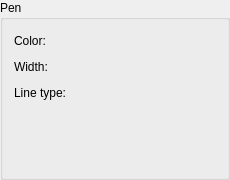
<?xml version="1.0" encoding="UTF-8"?>
<ui version="4.0">
 <class>QG_WidgetPen</class>
 <widget class="QWidget" name="QG_WidgetPen">
  <property name="geometry">
   <rect>
    <x>0</x>
    <y>0</y>
    <width>230</width>
    <height>180</height>
   </rect>
  </property>
  <property name="sizePolicy">
   <sizepolicy hsizetype="MinimumExpanding" vsizetype="MinimumExpanding">
    <horstretch>0</horstretch>
    <verstretch>0</verstretch>
   </sizepolicy>
  </property>
  <property name="minimumSize">
   <size>
    <width>0</width>
    <height>0</height>
   </size>
  </property>
  <property name="windowTitle">
   <string>Pen</string>
  </property>
  <layout class="QGridLayout">
   <property name="margin">
    <number>0</number>
   </property>
   <property name="spacing">
    <number>0</number>
   </property>
   <item row="0" column="0">
    <widget class="QGroupBox" name="bgPen">
     <property name="title">
      <string>Pen</string>
     </property>
     <layout class="QGridLayout">
      <item row="0" column="0">
       <widget class="QLabel" name="lColor">
        <property name="sizePolicy">
         <sizepolicy hsizetype="MinimumExpanding" vsizetype="Preferred">
          <horstretch>0</horstretch>
          <verstretch>0</verstretch>
         </sizepolicy>
        </property>
        <property name="text">
         <string>Color:</string>
        </property>
        <property name="wordWrap">
         <bool>false</bool>
        </property>
       </widget>
      </item>
      <item row="1" column="0">
       <widget class="QLabel" name="lWidth">
        <property name="sizePolicy">
         <sizepolicy hsizetype="MinimumExpanding" vsizetype="Preferred">
          <horstretch>0</horstretch>
          <verstretch>0</verstretch>
         </sizepolicy>
        </property>
        <property name="text">
         <string>Width:</string>
        </property>
        <property name="wordWrap">
         <bool>false</bool>
        </property>
       </widget>
      </item>
      <item row="2" column="0">
       <widget class="QLabel" name="lLineType">
        <property name="sizePolicy">
         <sizepolicy hsizetype="MinimumExpanding" vsizetype="Preferred">
          <horstretch>0</horstretch>
          <verstretch>0</verstretch>
         </sizepolicy>
        </property>
        <property name="text">
         <string>Line type:</string>
        </property>
        <property name="wordWrap">
         <bool>false</bool>
        </property>
       </widget>
      </item>
      <item row="3" column="0">
       <spacer name="spacer8">
        <property name="orientation">
         <enum>Qt::Vertical</enum>
        </property>
        <property name="sizeType">
         <enum>QSizePolicy::Expanding</enum>
        </property>
        <property name="sizeHint" stdset="0">
         <size>
          <width>21</width>
          <height>1</height>
         </size>
        </property>
       </spacer>
      </item>
      <item row="0" column="1">
       <widget class="QG_ColorBox" name="cbColor" native="true"/>
      </item>
      <item row="1" column="1">
       <widget class="QG_WidthBox" name="cbWidth" native="true"/>
      </item>
      <item row="2" column="1">
       <widget class="QG_LineTypeBox" name="cbLineType" native="true"/>
      </item>
      <item row="3" column="1">
       <spacer name="spacer9">
        <property name="orientation">
         <enum>Qt::Vertical</enum>
        </property>
        <property name="sizeType">
         <enum>QSizePolicy::Expanding</enum>
        </property>
        <property name="sizeHint" stdset="0">
         <size>
          <width>21</width>
          <height>1</height>
         </size>
        </property>
       </spacer>
      </item>
      <item row="0" column="2">
       <spacer name="horizontalSpacer">
        <property name="orientation">
         <enum>Qt::Horizontal</enum>
        </property>
        <property name="sizeHint" stdset="0">
         <size>
          <width>40</width>
          <height>20</height>
         </size>
        </property>
       </spacer>
      </item>
      <item row="1" column="2">
       <spacer name="horizontalSpacer_2">
        <property name="orientation">
         <enum>Qt::Horizontal</enum>
        </property>
        <property name="sizeHint" stdset="0">
         <size>
          <width>40</width>
          <height>20</height>
         </size>
        </property>
       </spacer>
      </item>
      <item row="2" column="2">
       <spacer name="horizontalSpacer_3">
        <property name="orientation">
         <enum>Qt::Horizontal</enum>
        </property>
        <property name="sizeHint" stdset="0">
         <size>
          <width>40</width>
          <height>20</height>
         </size>
        </property>
       </spacer>
      </item>
     </layout>
    </widget>
   </item>
  </layout>
 </widget>
 <layoutdefault spacing="6" margin="11"/>
 <customwidgets>
  <customwidget>
   <class>QG_ColorBox</class>
   <extends>QWidget</extends>
   <header>qg_colorbox.h</header>
  </customwidget>
  <customwidget>
   <class>QG_WidthBox</class>
   <extends>QWidget</extends>
   <header>qg_widthbox.h</header>
  </customwidget>
  <customwidget>
   <class>QG_LineTypeBox</class>
   <extends>QWidget</extends>
   <header>qg_linetypebox.h</header>
  </customwidget>
 </customwidgets>
 <resources>
  <include location="../../../res/extui/extui.qrc"/>
 </resources>
 <connections/>
</ui>
